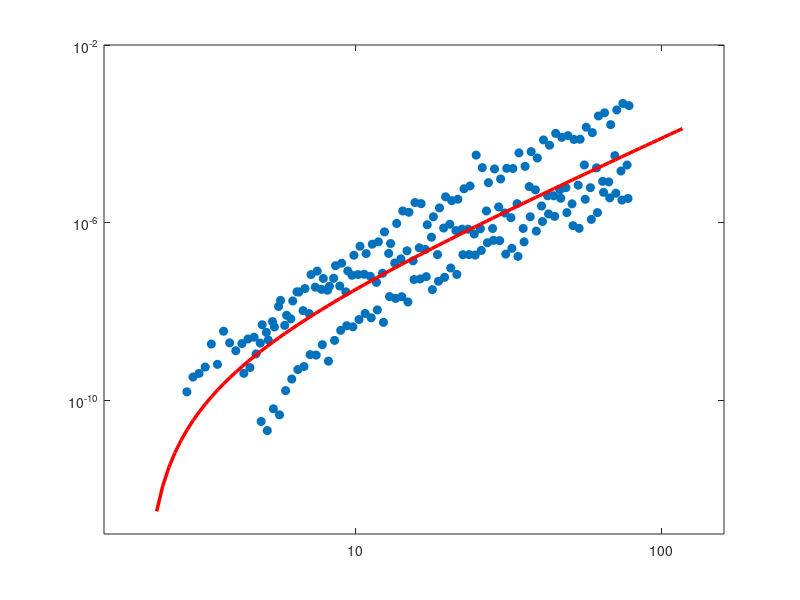
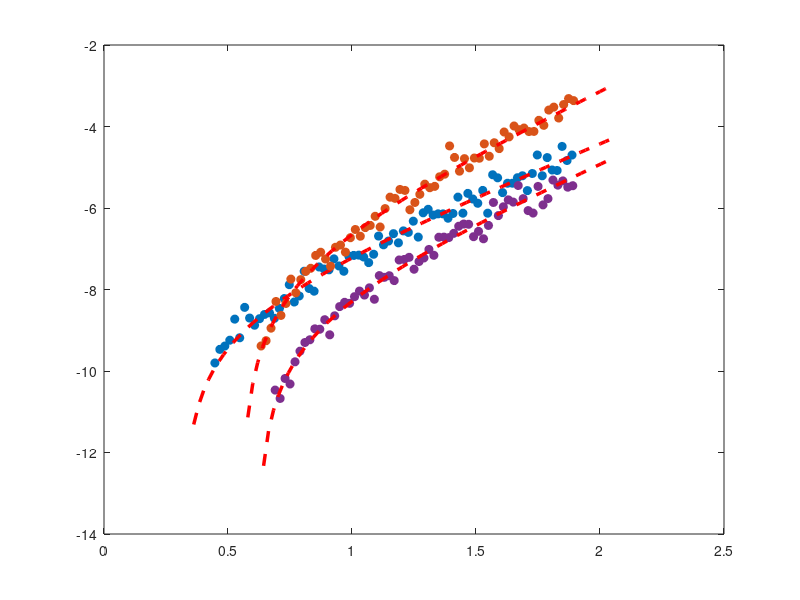

The MATLAB source for these figures, in order: (Note: this script raises an error after producing the figures.)
clc 
clear all
close all

data_all=[
3.00	2.56	2.1
8.8	    2.98	3.6
0.4	    2.76	4.2
];

colors = [
    0 0.4470 0.7410;      
    0.8500 0.3250 0.0980; 
    %0.9290 0.6940 0.1250; 
    0.4940 0.1840 0.5560; 
    0.4660 0.6740 0.1880; 
    0.3010 0.7450 0.9330; 
    0.6350 0.0780 0.1840; 
    0.25 0.25 0.25;       
    1 0 1;                
    0 1 1;                
    0 1 0;                
    0.5 0 0;              
    0 0 0.5;              
];


noise_level=0.2;

for i=1:3
    C=data_all(i,1)*1e-10;
    m=data_all(i,2);
    th=data_all(i,3);

    delta_K_temp=log10(th+0.7):0.02:log10(80);
    delta_K_line=log10(th+0.2):0.02:log10(120);
    delta_K=10.^(delta_K_temp);
    delta_K_line=10.^(delta_K_line);
    rn=size(delta_K,2);
    dadN=C.*( delta_K-th ).^m;
    dadN_line=C.*( delta_K_line-th ).^m;
    noise = noise_level * randn(1, rn); 
    dadN_temp=log10(dadN)+noise;
    dadN=10.^(dadN_temp);
    figure(1)
    if i<3
        plot(log10(delta_K),log10(dadN),'o','MarkerEdgeColor', colors(1, :),'MarkerFaceColor', colors(1, :) ,'HandleVisibility', 'off')
    else
        plot(log10(delta_K),log10(dadN),'o','MarkerEdgeColor', colors(1, :),'MarkerFaceColor', colors(1, :),'DisplayName', 'Combine of datasets')
    end
    hold on; 
    figure(2)
    plot(log10(delta_K),log10(dadN),'o','MarkerEdgeColor', colors(i, :),'MarkerFaceColor', colors(i, :))
    hold on;
    if i<3
        plot(log10(delta_K_line),log10(dadN_line),'r--','LineWidth',2.5,'HandleVisibility', 'off')
    else
        plot(log10(delta_K_line),log10(dadN_line),'r--','LineWidth',2.5,'DisplayName', 'A unified model')        
    end
end

figure(1)
C=0.49
m=3.12
th=2.03
delta_K_temp=log10(th+0.2):0.02:log10(120);
delta_K=10.^(delta_K_temp);
dadN=C*1e-10.*( delta_K-th ).^m;
plot(log10(delta_K),log10(dadN),'r-','LineWidth',2.5,'DisplayName', 'A specific model')
xlim([log10(1.5) log10(160)]); 
x_ticks = log10([1 10 100]);
x_labels = {'1', '10', '100'};               
set(gca, 'XTick', x_ticks, 'XTickLabel', x_labels);
ylim([log10(1e-13) log10(1e-2)]);
y_ticks = log10([1e-14 1e-10 1e-6 1e-2 ]);
y_labels = {'10^{-14}', '10^{-10}', '10^{-6}', '10^{-2}'};                
set(gca, 'YTick', y_ticks, 'YTickLabel', y_labels);
% lgd1 =legend('Location', 'southeast');
% % 
% lgd1.FontSize = 16; 
% lgd1.FontName = 'Times New Roman'; 
% 
ax = gca; 
ax.FontSize = 14; 
ax.FontName = 'Times New Roman'; 
% 
ax.Box = 'off'; 
ax.XAxis.LineWidth = 1.5; 
ax.YAxis.LineWidth = 1.5; 



figure(2)
xlim([log10(1.5) log10(160)]); 
x_ticks = log10([1 10 100]);
x_labels = {'1', '10', '100'};               
set(gca, 'XTick', x_ticks, 'XTickLabel', x_labels);
ylim([log10(1e-13) log10(1e-2)]);
y_ticks = log10([1e-14 1e-10 1e-6 1e-2 ]);
y_labels = {'10^{-14}', '10^{-10}', '10^{-6}', '10^{-2}'};                
set(gca, 'YTick', y_ticks, 'YTickLabel', y_labels);
% lgd2 =legend('Location', 'southeast');
% % 
% lgd2.FontSize = 16; 
% lgd2.FontName = 'Times New Roman'; 
% 
ax = gca; 
ax.FontSize = 14; 
ax.FontName = 'Times New Roman'; 
% 
ax.Box = 'off'; 
ax.XAxis.LineWidth = 1.5; 
ax.YAxis.LineWidth = 1.5; 





